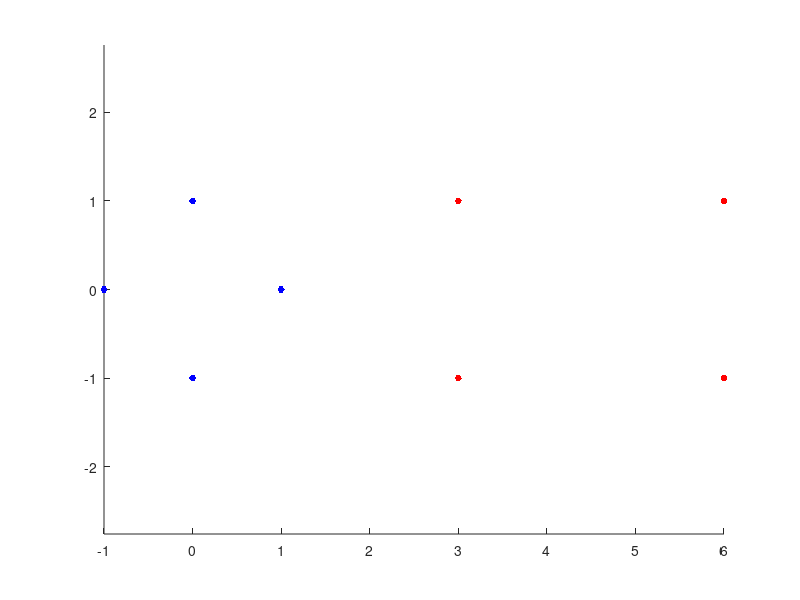

MATLAB code to generate this figure: (Note: this script raises an error after producing the figure.)
clc; clear all; close all;

%%{
data1 = [3 3 6 6; 1 -1 1 -1]'; % -1 category
data2 = [1 0 0 -1; 0 1 -1 0]'; % +1 category
%}

%{
rng(1);
r = sqrt(rand(100,1)); t = 2*pi*rand(100,1);
data1 = [r.*cos(t), r.*sin(t)];

r2 = sqrt(3*rand(100,1)+1); t2 = 2*pi*rand(100,1);
data2 = [r2.*cos(t2), r2.*sin(t2)];
%}

figure(1); hold on;
plot(data1(:,1),data1(:,2),'r.','MarkerSize',15);
plot(data2(:,1),data2(:,2),'b.','MarkerSize',15);
%ezpolar(@(x)1); ezpolar(@(x)2);
axis equal;

data3 = [data1; data2];
the_class = ones(length(data1) + length(data2), 1);
theclass(1:length(data1)) = -1;

cl = fitcsvm(data3,theclass,'KernelFunction','linear','BoxConstraint',Inf,'ClassNames',[-1,1]);

d = 0.02;
[x1Grid,x2Grid] = meshgrid(min(data3(:,1)):d:max(data3(:,1)),min(data3(:,2)):d:max(data3(:,2)));
xGrid = [x1Grid(:),x2Grid(:)];
[~,scores] = predict(cl,xGrid);

figure;
h(1:2) = gscatter(data3(:,1),data3(:,2),theclass,'rb','.');
hold on
%ezpolar(@(x)1);
h(3) = plot(data3(cl.IsSupportVector,1),data3(cl.IsSupportVector,2),'ko');
contour(x1Grid,x2Grid,reshape(scores(:,2),size(x1Grid)),[0 0],'k');
legend(h,{'-1','+1','Support Vectors'});
axis equal
hold off

cl2 = fitcsvm(data3,theclass,'KernelFunction','rbf');
[~,scores2] = predict(cl2,xGrid);

figure;
h(1:2) = gscatter(data3(:,1),data3(:,2),theclass,'rb','.');
hold on
%ezpolar(@(x)1);
h(3) = plot(data3(cl2.IsSupportVector,1),data3(cl2.IsSupportVector,2),'ko');
contour(x1Grid,x2Grid,reshape(scores2(:,2),size(x1Grid)),[0 0],'k');
legend(h,{'-1','+1','Support Vectors'});
axis equal
hold off
